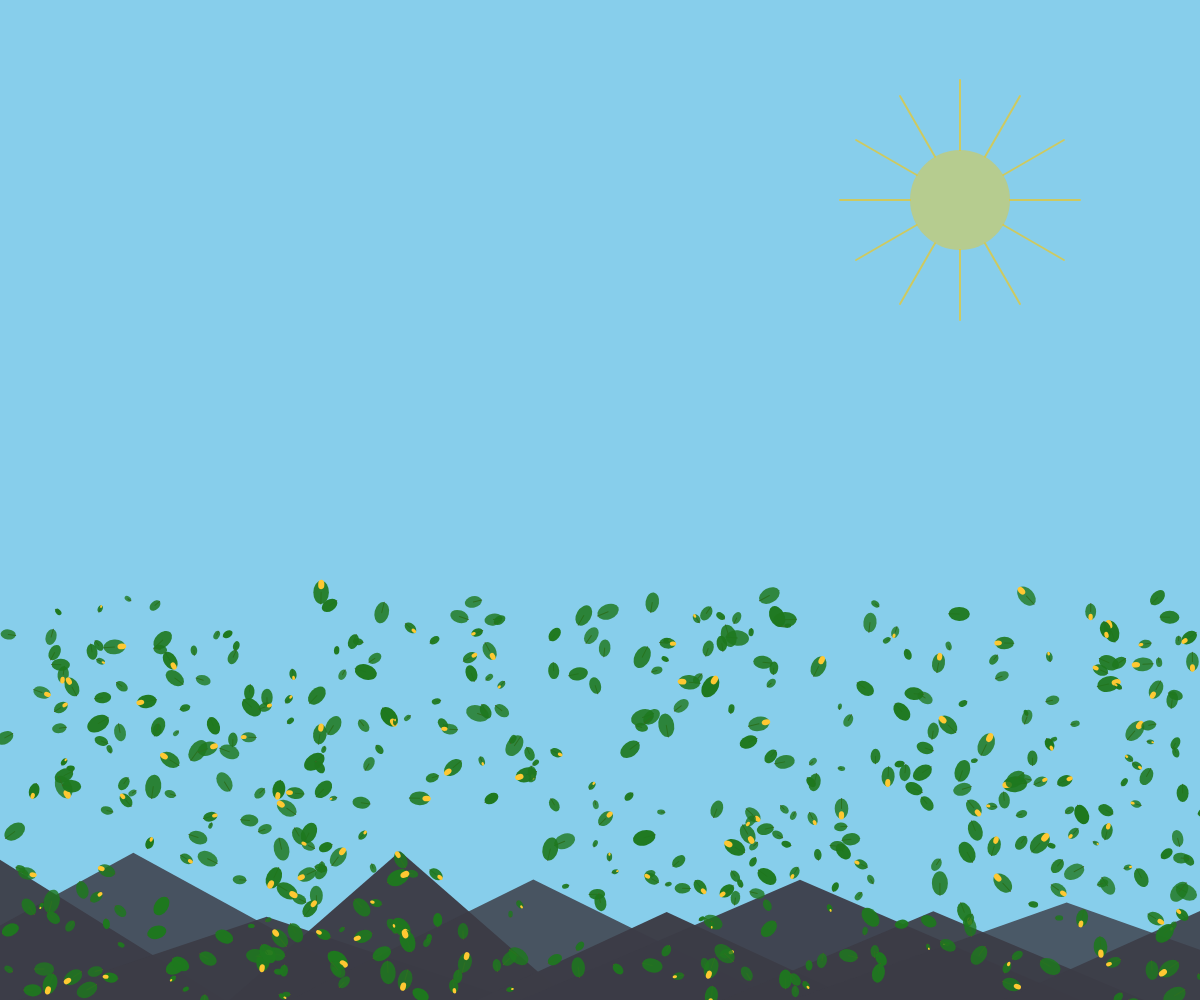
Frame 1 (no input)
Frame 2 (the mouse pressed at the canvas centre, redrawn once): identical to frame 1, image omitted

The p5.js sketch that drew this single still picture (run headless with seeded random() and noise() and a simulated clock; the mouse was pressed at the canvas centre and the sketch redrawn once):

// p5.js sketch
// ── sketch.js
let plants = [];
let mountains = [];
let sun;

function setup() {
  createCanvas(windowWidth, windowHeight);
  
  // Create foreground plants
  for (let i = 0; i < 500; i++) {
    plants.push({
      x: random(width),
      y: random(height * 0.6, height),
      size: random(2, 8),
      angle: random(TWO_PI),
      color: color(30, 120, 30, 200 + random(55)),
      stemColor: color(100, 80, 40),
      hasSeed: random() > 0.7
    });
  }
  
  // Create distant mountains
  for (let i = 0; i < 10; i++) {
    mountains.push({
      x: map(i, 0, 9, 0, width),
      height: random(80, 150),
      color: color(60, 60, 70, 200 + random(55)),
      width: random(300, 600)
    });
  }
  
  // Sun position
  sun = { x: width * 0.8, y: height * 0.2 };
}

function draw() {
  background(135, 206, 235); // Sky blue
  
  // Draw distant mountains with atmospheric perspective
  for (let m of mountains) {
    fill(m.color);
    noStroke();
    triangle(
      m.x - m.width/2, height,
      m.x + m.width/2, height,
      m.x, height - m.height
    );
  }
  
  // Draw foreground plants with detailed texturing
  for (let p of plants) {
    push();
    translate(p.x, p.y);
    rotate(p.angle);
    
    // Stem
    stroke(p.stemColor);
    strokeWeight(1);
    line(0, 0, 0, -p.size * 1.5);
    
    // Leaf tuft
    fill(p.color);
    noStroke();
    ellipse(0, -p.size * 1.5, p.size * 2, p.size * 3);
    
    // Seed heads
    if (p.hasSeed) {
      fill(255, 200, 50);
      ellipse(0, -p.size * 2.5, p.size * 0.8, p.size * 1.2);
    }
    
    pop();
  }
  
  // Sun glow
  noStroke();
  fill(255, 200, 0, 100);
  ellipse(sun.x, sun.y, 100, 100);
  
  // Sun rays
  stroke(255, 200, 0, 150);
  strokeWeight(2);
  for (let i = 0; i < 12; i++) {
    let angle = map(i, 0, 12, 0, TWO_PI);
    let x1 = sun.x + cos(angle) * 50;
    let y1 = sun.y + sin(angle) * 50;
    let x2 = sun.x + cos(angle) * 120;
    let y2 = sun.y + sin(angle) * 120;
    line(x1, y1, x2, y2);
  }
  
  noLoop();
}
